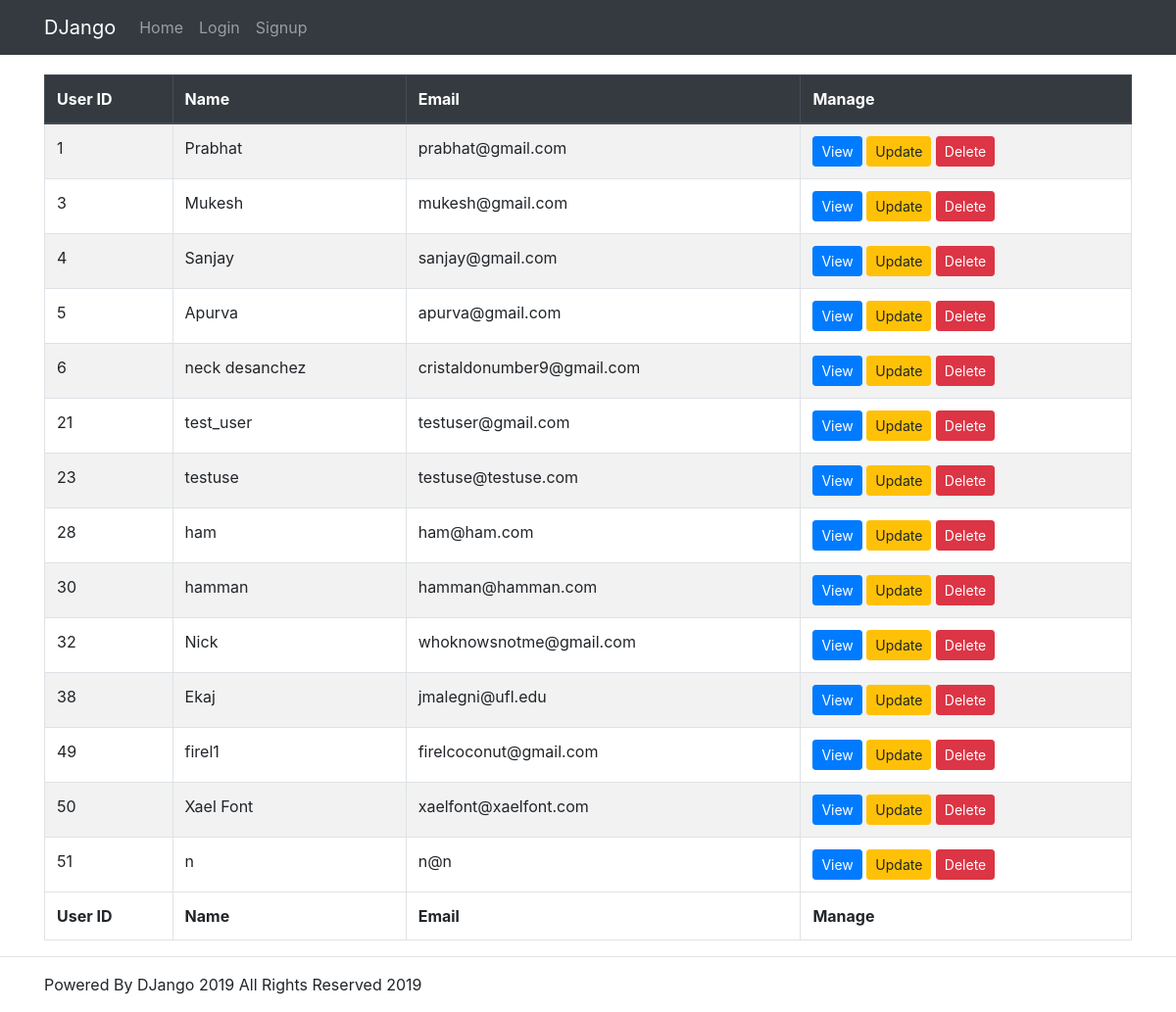
/allusers/, run on an earlier commit of the app's database.
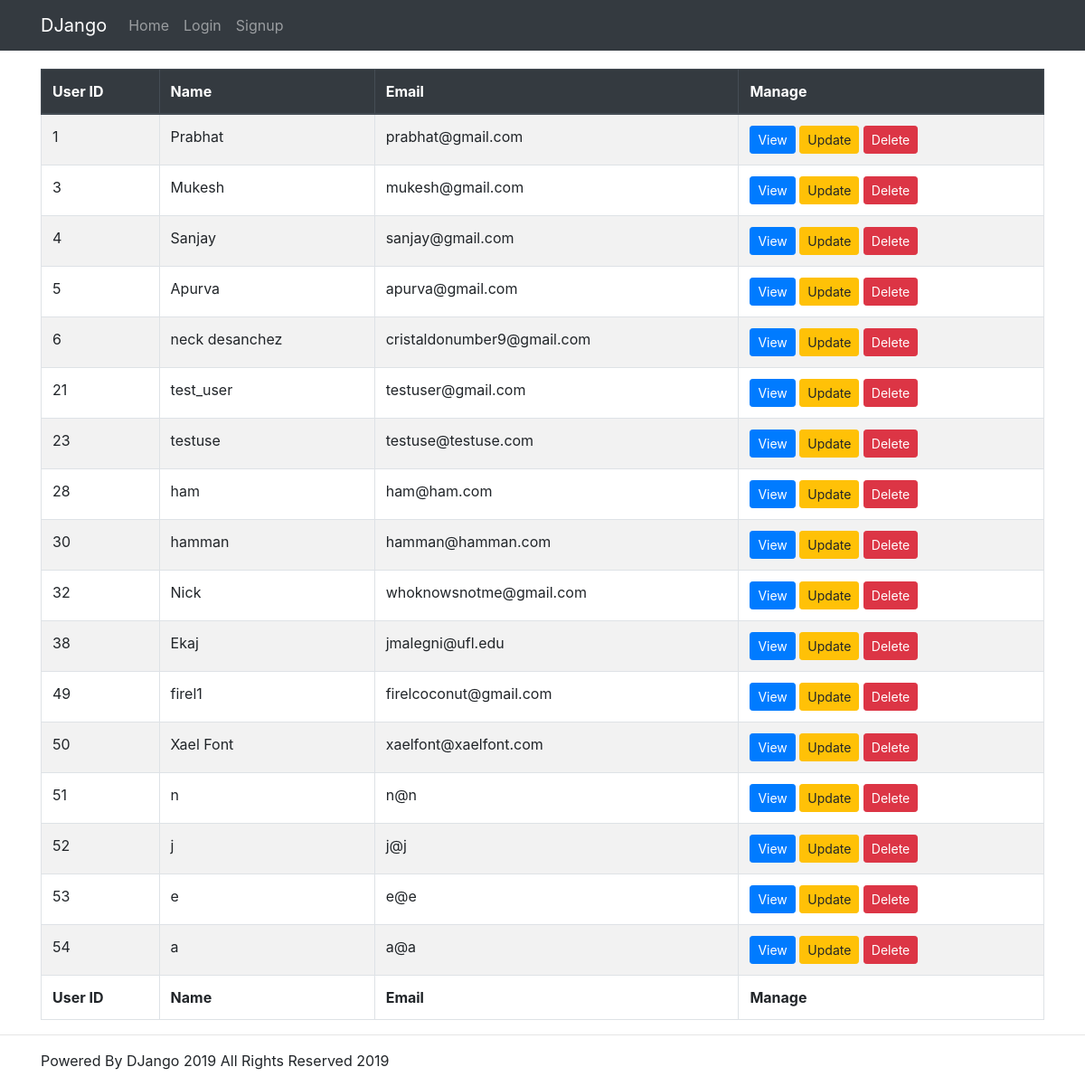
And on a later commit of the database.
### website/models.py (models this page shows)
class Users(models.Model):
    name = models.CharField(max_length=80)
    email = models.EmailField(unique=True)
    password = models.CharField(max_length=50)
    location = models.CharField(max_length=255, default='Unknown')
    latitude = models.FloatField(default=0)
    longitude = models.FloatField(default=0)
    family_size = models.PositiveIntegerField(default = 1)
    medical_issues = models.TextField(blank=True, null=True)
    medication_amount = models.IntegerField(default=0)
    women_bool = models.BooleanField(default=False)
    child_bool = models.BooleanField(default=False)
    baby_bool = models.BooleanField(default=False)

### website/views.py (the view)
# urls.py: path('allusers/',allusers,name="allusers"),
def allusers(request):
    users_list = Users.objects.all()
    return render(request, 'allusers.html', {'list': users_list})

### build/lib/website/templates/allusers.html
{% extends 'layout.html' %}
{% block content %}
<div class="container" style="margin-top: 20px;">
    <table class="table table-bordered table-striped">
        <thead class="thead-dark">
            <tr>
                <th>User ID</th>
                <th>Name</th>
                <th>Email</th>
                <th>Manage</th>
            </tr>
        </thead>
        <tbody>
            {% for item in list %}
                <tr>
                    <td>{{item.id}}</td>
                    <td>{{item.name}}</td>
                    <td>{{item.email}}</td>
                    <td>
                        <a href="{% url 'singleuser' item.id %}" class="btn btn-primary btn-sm">View</a>
                        <a href="{% url 'edituser' item.id %}" class="btn btn-warning btn-sm">Update</a>
                        <a href="{% url 'deleteuser' item.id %}" class="btn btn-danger btn-sm">Delete</a>
                    </td>
                </tr>
            {% endfor %}
        </tbody>
        <tfoot>
            <tr>
                <th>User ID</th>
                <th>Name</th>
                <th>Email</th>
                <th>Manage</th>
            </tr>
        </tfoot>
    </table>
</div>
{% endblock %}

### build/lib/website/templates/layout.html (shortened to what this page needs)
<!DOCTYPE html>
{% load static %}
<html lang="en">
<head>
    <link rel="stylesheet" href="{% static 'css/bootstrap.min.css' %}">
</head>
<body>
    <nav class="navbar navbar-expand-lg navbar-dark bg-dark">
           <div class="container">
                <a class="navbar-brand" href="{% url 'home' %}">DJango</a>
                <div class="collapse navbar-collapse" id="navbarSupportedContent">
                  <ul class="navbar-nav mr-auto">
                    <li class="nav-item">
                      <a class="nav-link" href="{% url 'home' %}">Home</a>
                    </li>
                    {% if request.session.user_email %}
                      <li class="nav-item">
                        <a class="nav-link" href="{% url 'profile' %}">Profile</a>
                        </li>
                      <li class="nav-item">
                        <a class="nav-link" href="{% url 'allusers' %}">Users</a>
                      </li>
                      <li class="nav-item">
                        <a class="nav-link" href="{% url 'logout' %}">Logout</a>
                      </li>
                    {% else %}
                        <li class="nav-item">
                          <a class="nav-link" href="{% url 'login' %}">Login</a>
                        </li>
                        <li class="nav-item">
                          <a class="nav-link" href="{% url 'signup' %}">Signup</a>
                        </li>
                    {% endif%}
                  </ul>
                </div>
           </div>
          </nav>
    {% block content %}
    {% endblock %}
    <hr>
    <footer>
        <div class="container">
            <p>Powered By DJango 2019 All Rights Reserved 2019</p>
        </div>
    </footer>
</body>
</html>

What changed in the data, as far as the page shows it:
added Users: id "52", name "j", email "j@j"
added Users: id "53", name "e", email "e@e"
added Users: id "54", name "a", email "a@a"
